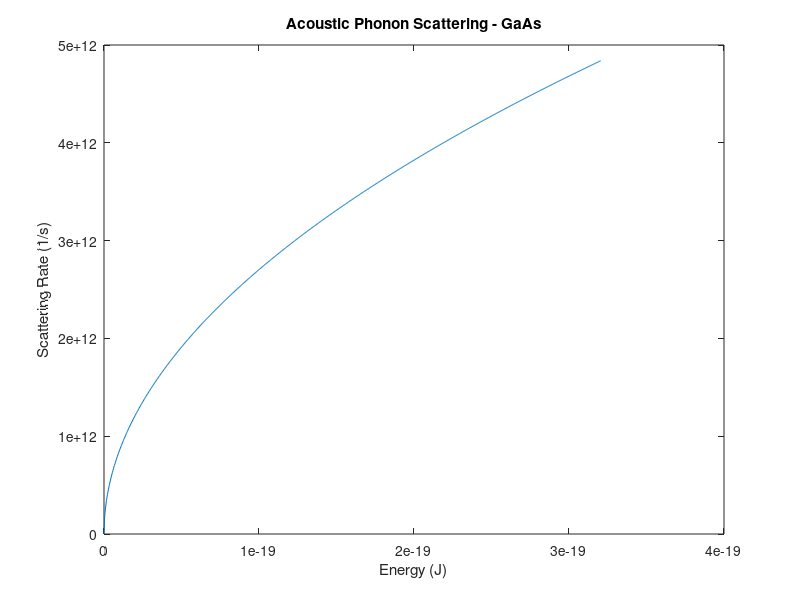
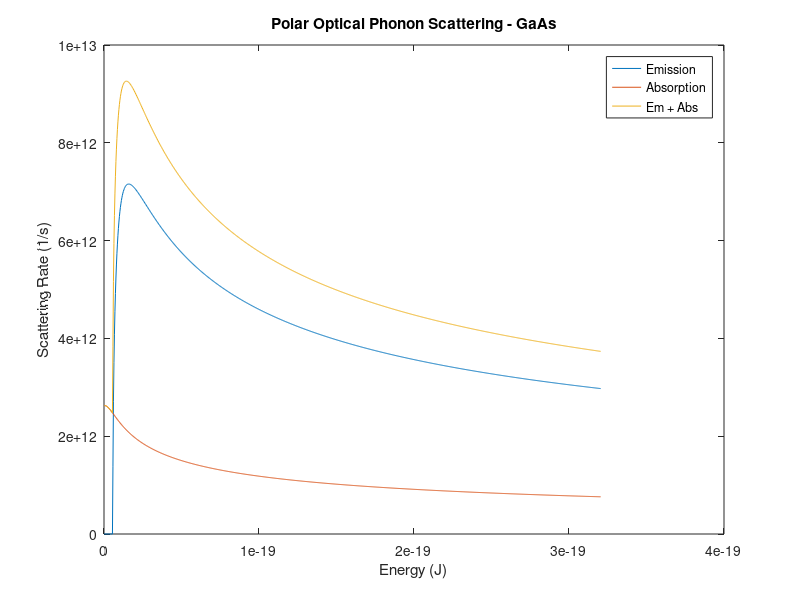
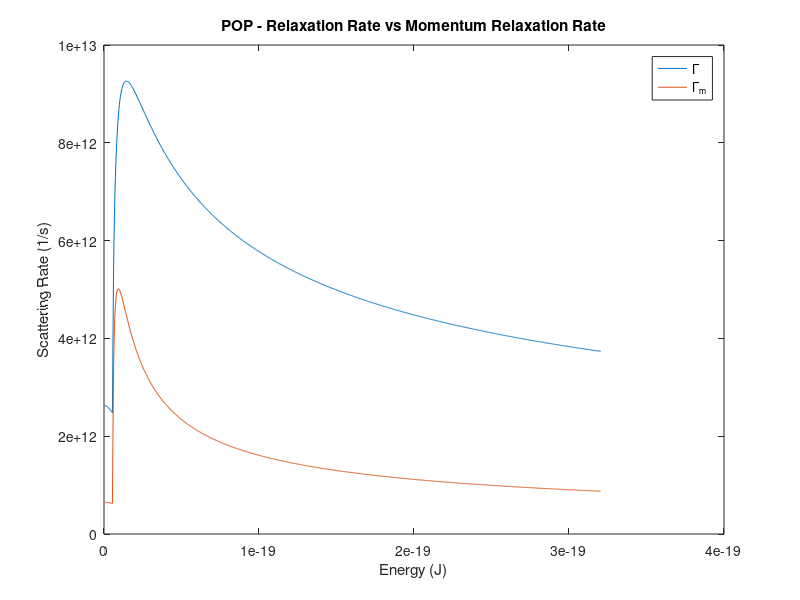
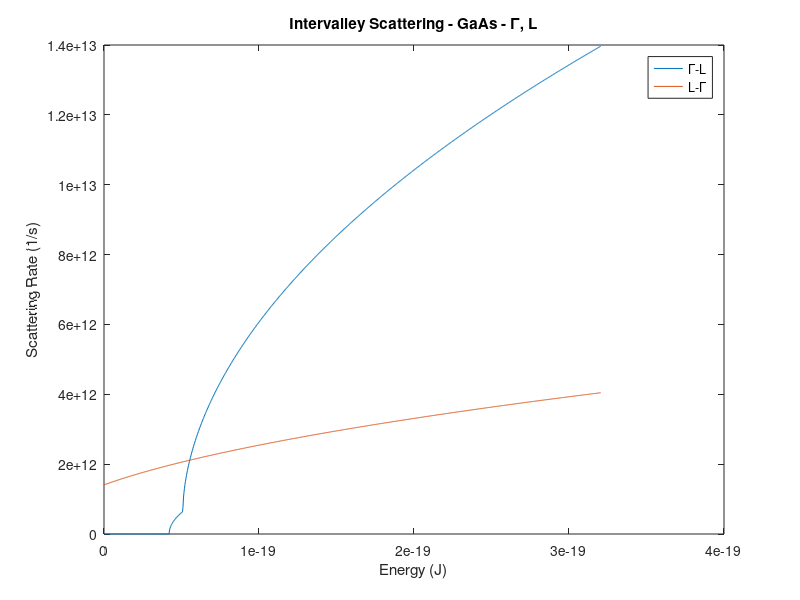

Here is the MATLAB script that generated these plots, in order:
% Noah Van Der Weide

% GaAs Scattering Rates
% 1) Acoustic Phonon Scattering (abs and em together within elastic and 
% equipartition approx.)
% 
% 2) Polar optical phonon scattering (abs and em separately for electrons
% in the Gamma valley
%
% 3) Intervalley Scattering (G-L and L-G, together in one graph; 
% G-X and X-G together, X-L and L-X together, L-L, X-X)
%
% 4) Ionized Impurity Scattering at doping densities 10^17 and 10^19 cm^-3
%
% Part B) Plot Relaxation Rates and Momentum Relaxation Rates for POP and 
% Ionized Impurity Scattering in the same energy range 
% (to show how different they are)
%
% Electron energy range should be from 0 - 2 eV. 

close all;
clear;

e = 1.602e-19; % charge of an electron
q = e;
ko = 12.9; % low freq. dielectric const.
kinf = 10.92; % high freq. dielectric const.
%hbar = 6.582e-16; % Reduced Planck's Constant (eV*s)
hbar = 1.054e-34; % (J*s)
%rho = 5.36; % mass density (g/cm^3)
rho = 5360; % (kg/m^3)
a = 5.462e-10; % lattice constant (m)
kT = 0.0259*e; % (J)
%vs = 5.24e5; % Longitudinal acoustic velocity (cm/s)
vs = 5240; % (m/s)

Dac_G = 7.01*e; % Electron acoustic deformation potential (eV) - Gamma
Dac_L = 9.2*e;
Dac_X = 9.0*e;

mo = 9.11e-31; %kg
mdos = 0.067*mo;
Ec = 0;
E = linspace(0,2*e,1001); % 0 to 2 eV

%Z = 64; % Protons in GaAs
Z = 1;
Es = 12.9; % relative dielectric constant
Eo = 8.854e-12; %F/m vacuum permittivity
Ep = Es*Eo; 

% ---------------------------------------------------------------------------------------
% 1) Acoustic Phonon Scattering - within elastic and equipartition approximations
% ---------------------------------------------------------------------------------------

gc3d = zeros(1001);
GG = zeros(1001);
GL = zeros(1001);
GX = zeros(1001);
G = zeros(1001);

for i = 1:1001
   %gc3d(i) = 1/(2*pi^2) * (2*mdos/hbar^2)^(3/2) * sqrt(E(i) - Ec); % 3D DOS for GaAs
   %G(i) = 2 * 2*pi/hbar * Dac_G^2 * kT/(2*rho*vs^2) * (1/2) * gc3d(i);
   GG(i) = (Dac_G^2 * kT)/(2*pi*hbar*rho*(vs^2)) * (2*mdos/(hbar^2))^(3/2) * E(i)^(1/2);
   GL(i) = (Dac_L^2 * kT)/(2*pi*hbar*rho*(vs^2)) * (2*mdos/(hbar^2))^(3/2) * E(i)^(1/2);
   GX(i) = (Dac_X^2 * kT)/(2*pi*hbar*rho*(vs^2)) * (2*mdos/(hbar^2))^(3/2) * E(i)^(1/2);
   G(i) = GG(i) + GL(i) + GX(i);
end

figure();
plot(E,G(1:1001));
title('Acoustic Phonon Scattering - GaAs');
xlabel('Energy (J)');
ylabel('Scattering Rate (1/s)');

% ---------------------------------------------------------------------------------------
% 2) Polar Optical Phonon Scattering - Absorption and Emission separately
% for electrons in the Gamma valley
% ---------------------------------------------------------------------------------------
% Strongly inelastic (Ge != 0)
% Strongly anisotropic (Gm != G)

Gm_pop_abs = zeros(1001); % momentum relaxation rate
Gm_pop_em = zeros(1001);
Gm_pop = zeros(1001);

Gpop_abs = zeros(1001); % scattering rate
Gpop_em = zeros(1001);
Gpop_tot = zeros(1001);
wo = (0.03536*e)/hbar; % longitudinal optical phonon energy hbar*wo (eV) (hbar already defined, so explicitly defining wo)
hwo = 0.03536*e; % longitudinal optical phonon energy (eV)

No = 1/(exp(hwo/kT) - 1); 

for i = 1:1001   
   Gpop_abs(i) = real(((q^2)*wo*(ko/kinf - 1))/(2*pi*ko*Eo*hbar*sqrt(2*E(i)/mdos)) * (No*asinh(E(i)/hwo)^(1/2)));
   
   Gm_pop(i) = real(((q^2)*wo*(ko/kinf - 1))/(4*pi*ko*Eo*hbar*sqrt(2*E(i)/mdos)) * (No*sqrt(1 + hwo/E(i)) + (No+1)*sqrt(1 - hwo/E(i)) - hwo*No/E(i) * asinh(E(i)/hwo)^(1/2) + hwo*(No+1)/E(i) * asinh(E(i)/hwo - 1)^(1/2)));
   
   if (E(i) > hbar*wo)
       Gpop_em(i) = ((q^2)*wo*(ko/kinf - 1))/(2*pi*ko*Eo*hbar*sqrt(2*E(i)/mdos)) * ((No + 1)*asinh((E(i)/hwo) -1)^(1/2));
   else
       Gpop_em(i) = 0;
   end
   Gpop_tot(i) = Gpop_abs(i) + Gpop_em(i);
end

figure();
plot(E,Gpop_em(1:1001),'DisplayName','Emission');
hold on;
plot(E,Gpop_abs(1:1001),'DisplayName','Absorption');
plot(E,Gpop_tot(1:1001),'DisplayName','Em + Abs');
title('Polar Optical Phonon Scattering - GaAs');
ylabel('Scattering Rate (1/s)');
xlabel('Energy (J)');
legend;
hold off;

figure();
plot(E,Gpop_tot(1:1001),'DisplayName','\Gamma');
hold on;
plot(E,Gm_pop(1:1001),'DisplayName','\Gamma_m');
legend;
title('POP - Relaxation Rate vs Momentum Relaxation Rate');
ylabel('Scattering Rate (1/s)');
xlabel('Energy (J)');
hold off;

% ---------------------------------------------------------------------------------------
% 3) Intervalley Scattering - absorption and emission for each
% ---------------------------------------------------------------------------------------
% G, 1 valley
% L, 4 valleys (1/2 * 4 sides)
% X, 3 valleys (1/2 * 6 sides)

%Dif_XL = 2e8; % (eV/cm)
Dif_XL = 2e10*e;% (J/m) 
Ein_XL = 0.058*e; % 0.055, 0.041, 0.017 (J)

% Intervalley Deformation Potential
% D_GL = 10e8; % (eV/cm)
% D_GX = 10e8;
% D_LL = 10e8;
% D_LX = 5e8;
% D_XX = 7e8;
D_GL = 10e10*e; % (J/m)
D_GX = 10e10*e;
D_LL = 10e10*e;
D_LX = 5e10*e;
D_XX = 7e10*e;

% Intervalley Phonon Energy
E_GL = 0.0278*e; % (J)
E_GX = 0.0299*e;
E_LL = 0.0290*e; 
E_LX = 0.0293*e;
E_XX = 0.0299*e;

% omegas
w_GL = E_GL/hbar;
w_GX = E_GX/hbar;
w_LL = E_LL/hbar;
w_LX = E_LX/hbar;
w_XX = E_XX/hbar;

% Energy separation between valleys
delta_E_LG = 0.29*e; % (J)
delta_E_XG = 0.45*e; % Gamma to X, but I'm afraid to change it now
delta_E_XL = delta_E_LG - delta_E_XG;
% Number of final valleys
Zf_GL = 4;
Zf_GX = 3;
Zf_LL = 3; % because you can only scatter off of 3
Zf_LX = 3;
Zf_XX = 2; % because you can only scatter off of 2

Zf_LG = 1;
Zf_XG = 1;
Zf_XL = 4;

% Bose-Einstein Dist.
No_GL = 1/(exp(E_GL/kT) - 1);
No_GX = 1/(exp(E_GX/kT) - 1);
No_LL = 1/(exp(E_LL/kT) - 1);
No_LX = 1/(exp(E_LX/kT) - 1);
No_XX = 1/(exp(E_XX/kT) - 1);

% Primitives
gc3d_abs_GL = zeros(1001);
gc3d_em_GL = zeros(1001);
Giv_abs_GL = zeros(1001);
Giv_em_GL = zeros(1001);
Giv_GL = zeros(1001);

gc3d_abs_LG = zeros(1001);
gc3d_em_LG = zeros(1001);
Giv_abs_LG = zeros(1001);
Giv_em_LG = zeros(1001);
Giv_LG = zeros(1001);

gc3d_abs_GX = zeros(1001);
gc3d_em_GX = zeros(1001);
Giv_abs_GX = zeros(1001);
Giv_em_GX = zeros(1001);
Giv_GX = zeros(1001);

gc3d_abs_XG = zeros(1001);
gc3d_em_XG = zeros(1001);
Giv_abs_XG = zeros(1001);
Giv_em_XG = zeros(1001);
Giv_XG = zeros(1001);

gc3d_abs_LL = zeros(1001);
gc3d_em_LL = zeros(1001);
Giv_abs_LL = zeros(1001);
Giv_em_LL = zeros(1001);
Giv_LL = zeros(1001);

gc3d_abs_LX = zeros(1001);
gc3d_em_LX = zeros(1001);
Giv_abs_LX = zeros(1001);
Giv_em_LX = zeros(1001);
Giv_LX = zeros(1001);

gc3d_abs_XL = zeros(1001);
gc3d_em_XL = zeros(1001);
Giv_abs_XL = zeros(1001);
Giv_em_XL = zeros(1001);
Giv_XL = zeros(1001);

gc3d_abs_XX = zeros(1001);
gc3d_em_XX = zeros(1001);
Giv_abs_XX = zeros(1001);
Giv_em_XX = zeros(1001);
Giv_XX = zeros(1001);

for i = 1:1001
   gc3d_abs_GL(i) = 1/(2*pi^2) * (2*mdos/hbar^2)^(3/2) * real(sqrt(E(i) + E_GL - delta_E_LG));
   gc3d_em_GL(i) = 1/(2*pi^2) * (2*mdos/hbar^2)^(3/2) * real(sqrt(E(i) - E_GL - delta_E_LG));
   
   gc3d_abs_LG(i) = 1/(2*pi^2) * (2*mdos/hbar^2)^(3/2) * real(sqrt(E(i) + E_GL + delta_E_LG));
   gc3d_em_LG(i) = 1/(2*pi^2) * (2*mdos/hbar^2)^(3/2) * real(sqrt(E(i) - E_GL + delta_E_LG));
   
   gc3d_abs_GX(i) = 1/(2*pi^2) * (2*mdos/hbar^2)^(3/2) * real(sqrt(E(i) + E_GX - delta_E_XG));
   gc3d_em_GX(i) = 1/(2*pi^2) * (2*mdos/hbar^2)^(3/2) * real(sqrt(E(i) - E_GX - delta_E_XG));
   
   gc3d_abs_XG(i) = 1/(2*pi^2) * (2*mdos/hbar^2)^(3/2) * real(sqrt(E(i) + E_GX + delta_E_XG));
   gc3d_em_XG(i) = 1/(2*pi^2) * (2*mdos/hbar^2)^(3/2) * real(sqrt(E(i) - E_GX + delta_E_XG));
   
   gc3d_abs_LL(i) = 1/(2*pi^2) * (2*mdos/hbar^2)^(3/2) * real(sqrt(E(i) + E_LL));
   gc3d_em_LL(i) = 1/(2*pi^2) * (2*mdos/hbar^2)^(3/2) * real(sqrt(E(i) - E_LL));
   
   gc3d_abs_LX(i) = 1/(2*pi^2) * (2*mdos/hbar^2)^(3/2) * real(sqrt(E(i) + E_LX - delta_E_XL));
   gc3d_em_LX(i) = 1/(2*pi^2) * (2*mdos/hbar^2)^(3/2) * real(sqrt(E(i) - E_LX - delta_E_XL));
   
   gc3d_abs_XL(i) = 1/(2*pi^2) * (2*mdos/hbar^2)^(3/2) * real(sqrt(E(i) - E_LX + delta_E_XL));
   gc3d_em_XL(i) = 1/(2*pi^2) * (2*mdos/hbar^2)^(3/2) * real(sqrt(E(i) + E_LX + delta_E_XL));
   
   gc3d_abs_XX(i) = 1/(2*pi^2) * (2*mdos/hbar^2)^(3/2) * real(sqrt(E(i) + E_XX));
   gc3d_em_XX(i) = 1/(2*pi^2) * (2*mdos/hbar^2)^(3/2) * real(sqrt(E(i) - E_XX));
   
   
   Giv_abs_GL(i) = (pi*D_GL^2*Zf_GL)/(2*rho*w_GL) * No_GL * gc3d_abs_GL(i); %absorption
   Giv_em_GL(i) = (pi*D_GL^2*Zf_GL)/(2*rho*w_GL) *(No_GL + 1) * gc3d_em_GL(i); %emission
   Giv_GL(i) = Giv_abs_GL(i) + Giv_em_GL(i);
   
   Giv_abs_LG(i) = (pi*D_GL^2*Zf_LG)/(2*rho*w_GL) * No_GL * gc3d_abs_LG(i); %absorption
   Giv_em_LG(i) = (pi*D_GL^2*Zf_LG)/(2*rho*w_GL) *(No_GL + 1) * gc3d_em_LG(i); %emission
   Giv_LG(i) = Giv_abs_LG(i) + Giv_em_LG(i);
   
   Giv_abs_GX(i) = (pi*D_GX^2*Zf_GX)/(2*rho*w_GX) * No_GX * gc3d_abs_GX(i); 
   Giv_em_GX(i) = (pi*D_GX^2*Zf_GX)/(2*rho*w_GX) *(No_GX + 1) * gc3d_em_GX(i); 
   Giv_GX(i) = Giv_abs_GX(i) + Giv_em_GX(i);
   
   Giv_abs_XG(i) = (pi*D_GX^2*Zf_XG)/(2*rho*w_GX) * No_GX * gc3d_abs_XG(i); 
   Giv_em_XG(i) = (pi*D_GX^2*Zf_XG)/(2*rho*w_GX) *(No_GX + 1) * gc3d_em_XG(i); 
   Giv_XG(i) = Giv_abs_XG(i) + Giv_em_XG(i);
   
   Giv_abs_LL(i) = (pi*D_LL^2*Zf_LL)/(2*rho*w_LL) * No_LL * gc3d_abs_LL(i);
   Giv_em_LL(i) = (pi*D_LL^2*Zf_LL)/(2*rho*w_LL) *(No_LL + 1) * gc3d_em_LL(i);
   Giv_LL(i) = Giv_abs_LL(i) + Giv_em_LL(i);
   
   Giv_abs_LX(i) = (pi*D_LX^2*Zf_LX)/(2*rho*w_LX) * No_LX * gc3d_abs_LX(i); 
   Giv_em_LX(i) = (pi*D_LX^2*Zf_LX)/(2*rho*w_LX) *(No_LX + 1) * gc3d_em_LX(i); 
   Giv_LX(i) = Giv_abs_LX(i) + Giv_em_LX(i);
   
   Giv_abs_XL(i) = (pi*D_LX^2*Zf_XL)/(2*rho*w_LX) * No_LX * gc3d_abs_XL(i); 
   Giv_em_XL(i) = (pi*D_LX^2*Zf_XL)/(2*rho*w_LX) *(No_LX + 1) * gc3d_em_XL(i); 
   Giv_XL(i) = Giv_abs_XL(i) + Giv_em_XL(i);
   
   Giv_abs_XX(i) = (pi*D_XX^2*Zf_XX)/(2*rho*w_XX) * No_XX * gc3d_abs_XX(i); 
   Giv_em_XX(i) = (pi*D_XX^2*Zf_XX)/(2*rho*w_XX) *(No_XX + 1) * gc3d_em_XX(i); 
   Giv_XX(i) = Giv_abs_XX(i) + Giv_em_XX(i);
end

figure();
plot(E,Giv_GL(1:1001),'DisplayName','\Gamma-L');
hold on;
plot(E,Giv_LG(1:1001),'DisplayName','L-\Gamma');
title('Intervalley Scattering - GaAs - \Gamma, L');
xlabel('Energy (J)');
ylabel('Scattering Rate (1/s)');
legend;
hold off;

figure();
plot(E,Giv_GX(1:1001),'DisplayName','\Gamma-X');
hold on;
plot(E,Giv_XG(1:1001),'DisplayName','X-\Gamma');
title('Intervalley Scattering - GaAs - \Gamma, X');
xlabel('Energy (J)');
ylabel('Scattering Rate (1/s)');
legend;
hold off;

figure();
plot(E,Giv_LL(1:1001));
title('Intervalley Scattering - GaAs - L-L');
xlabel('Energy (J)');
ylabel('Scattering Rate (1/s)');

figure();
plot(E,Giv_LX(1:1001),'DisplayName','L-X');
hold on;
plot(E,Giv_XL(1:1001),'DisplayName','X-L');
title('Intervalley Scattering - GaAs - L,X');
xlabel('Energy (J)');
ylabel('Scattering Rate (1/s)');
legend;
hold off;

figure();
plot(E,Giv_XX(1:1001));
title('Intervalley Scattering - GaAs - X-X');
xlabel('Energy (J)');
ylabel('Scattering Rate (1/s)');

% ---------------------------------------------------------------------------------------
% 4) Ionized impurity scattering at doping densities of 10^17 and 10^19 cm^-3
% ---------------------------------------------------------------------------------------
 
% Nd_17 = 1e17; % cm^-3
% Nd_19 = 1e19;
Nd_17 = 1e23; % m^-3
Nd_19 = 1e25;

k = zeros(1001);
for i = 1:1001
    k(i) = sqrt(2*mdos*E(i)/hbar^2);
end

Ld_17 = sqrt((Ep*kT)/(e^2 * Nd_17)); % Debye Length
Ld_19 = sqrt((Ep*kT)/(e^2 * Nd_19));

Gi_17 = zeros(1001);
Gi_19 = zeros(1001);
Gmi_17 = zeros(1001); % momentum relaxation rate
Gmi_19 = zeros(1001);
for i = 1:1001
   Gi_17(i) = (Nd_17 * Z^2 * e^4 * Ld_17^4 * mdos)/(hbar^3 * pi * Eo^2 * Es^2) * ((k(i))/(4*(k(i))^2*Ld_17^2 + 1));
   Gi_19(i) = (Nd_19 * Z^2 * e^4 * Ld_19^4 * mdos)/(hbar^3 * pi * Eo^2 * Es^2) * ((k(i))/(4*(k(i))^2*Ld_19^2 + 1));
   
   % Momentum Relaxation Rate
   Gmi_17(i) = (Nd_17*(Z^2)*(e^4)*mdos)/(8*pi*(hbar^3)*(Eo^2)*(Es^2)*(k(i)^3)) * (log(1+4*(k(i)^2)*(Ld_17)^2) - (4*(k(i)^2)*(Ld_17^2))/(1+4*(k(i)^2)*(Ld_17^2)));
   Gmi_19(i) = (Nd_19*(Z^2)*(e^4)*mdos)/(8*pi*(hbar^3)*(Eo^2)*(Es^2)*(k(i)^3)) * (log(1+4*(k(i)^2)*(Ld_19)^2) - (4*(k(i)^2)*(Ld_19^2))/(1+4*(k(i)^2)*(Ld_19^2)));
end

figure();
plot(E(10:1001),Gi_17(10:1001),'DisplayName','Nd = 10^1^7 cm^-^3');
hold on;
plot(E(10:1001),Gi_19(10:1001),'DisplayName','Nd = 10^1^9 cm^-^3');
title('Ionized Impurity Scattering - GaAs');
ylabel('Scattering Rate (1/s)');
xlabel('Energy (J)');
legend;
hold off;

figure();
plot(E(10:1001),Gi_17(10:1001),'DisplayName','\Gamma - Nd = 10^1^7 cm^-^3');
hold on;
title('Ionized Impurity - Relaxation Rate vs. Momentum Relaxation Rate');
ylabel('Scattering Rate (1/s)');
xlabel('Energy (J)');
plot(E(10:1001),Gmi_17(10:1001),'DisplayName','\Gamma_m - Nd = 10^1^7 cm^-^3');
legend;
hold off;

figure();
plot(E,Gi_19(1:1001),'DisplayName','\Gamma - Nd = 10^1^9 cm^-^3');
hold on;
title('Ionized Impurity - Relaxation Rate vs. Momentum Relaxation Rate');
ylabel('Scattering Rate (1/s)');
xlabel('Energy (J)');
plot(E,Gmi_19(1:1001),'DisplayName','\Gamma_m - Nd = 10^1^9 cm^-^3');
legend;
hold off;
% ---------------------------------------------------------------------------------------
% Part B) Relaxation Rates and Momentum Relaxation Rates for POP and
% Ionized Scattering in the same range -- included in respective scattering
% sections
% ---------------------------------------------------------------------------------------



  